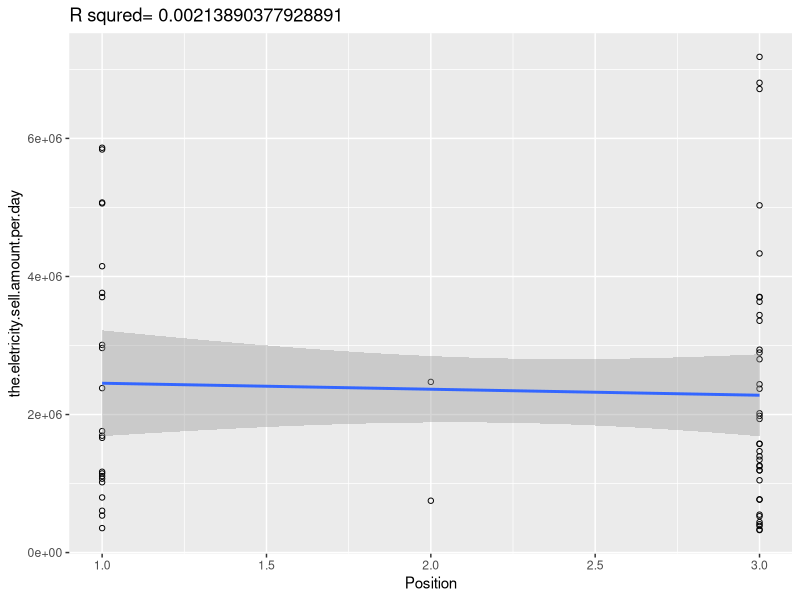
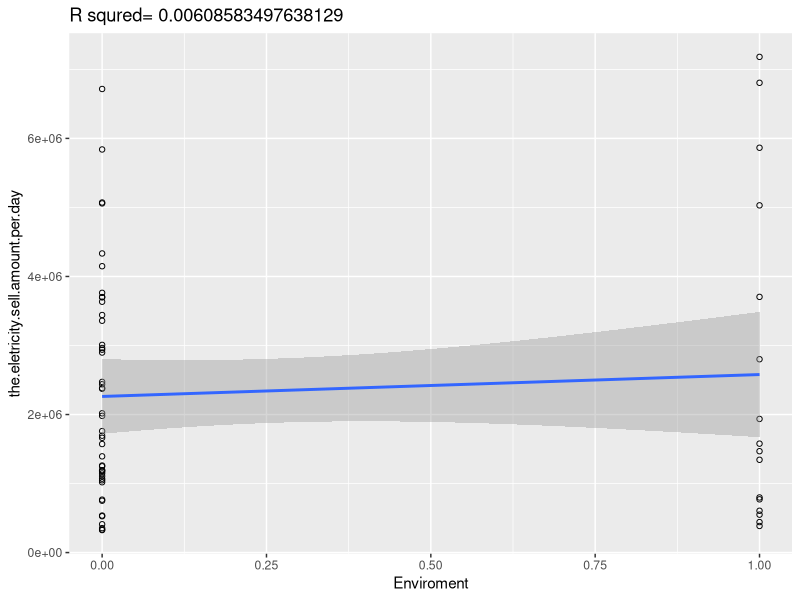
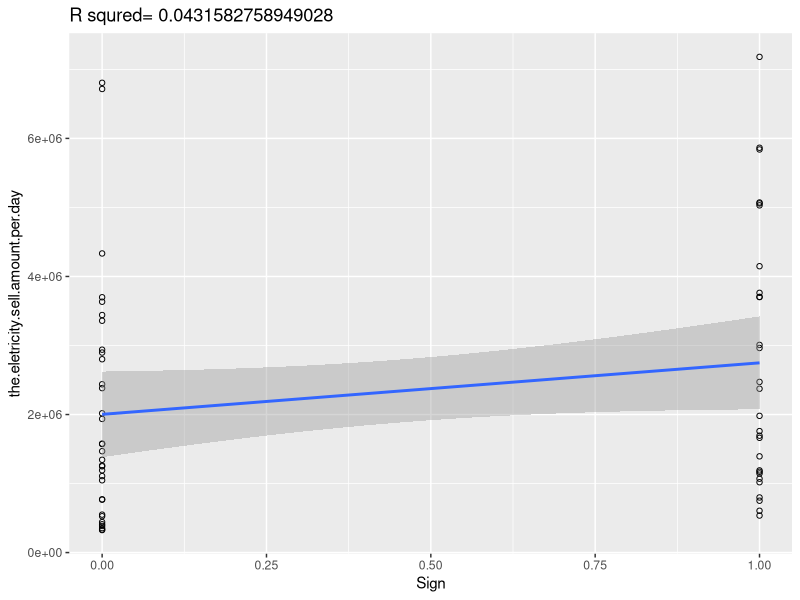
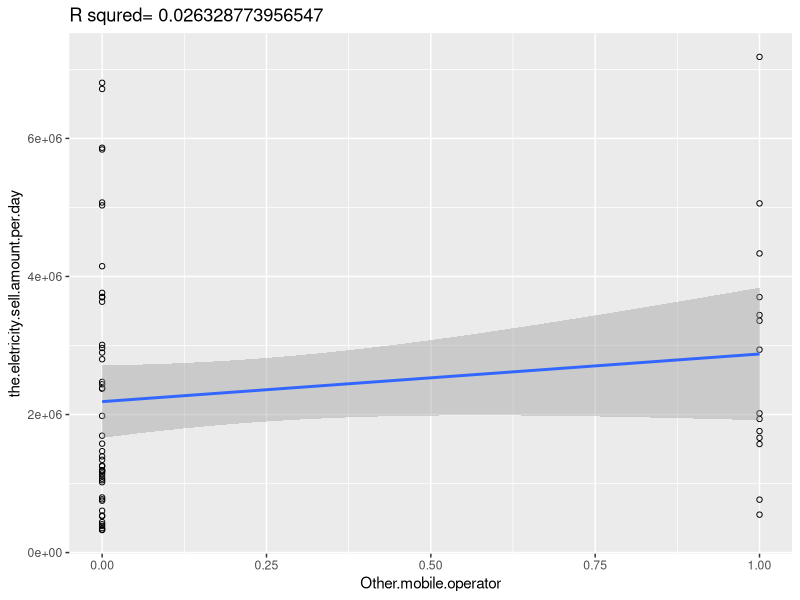
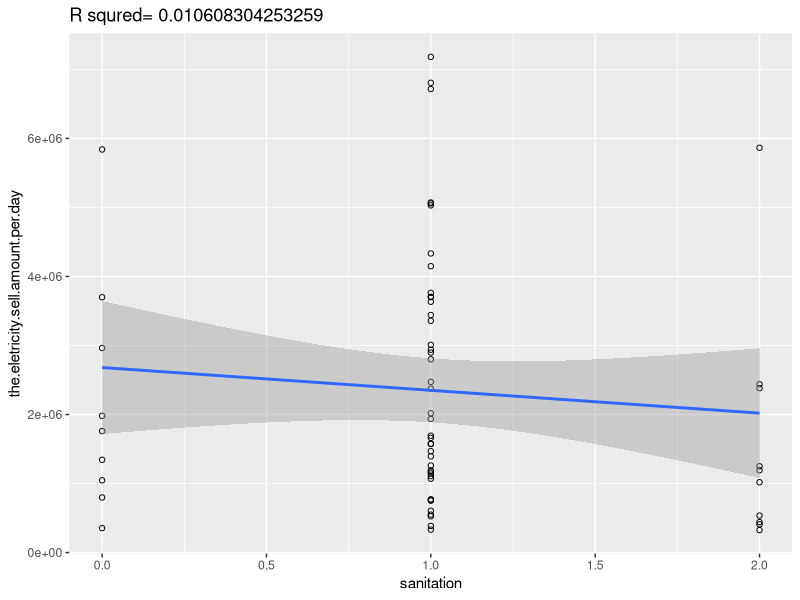
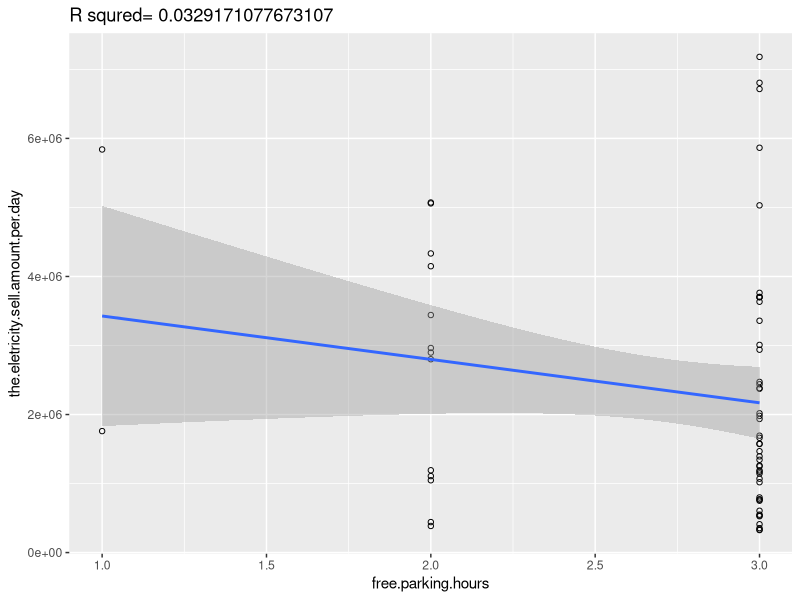
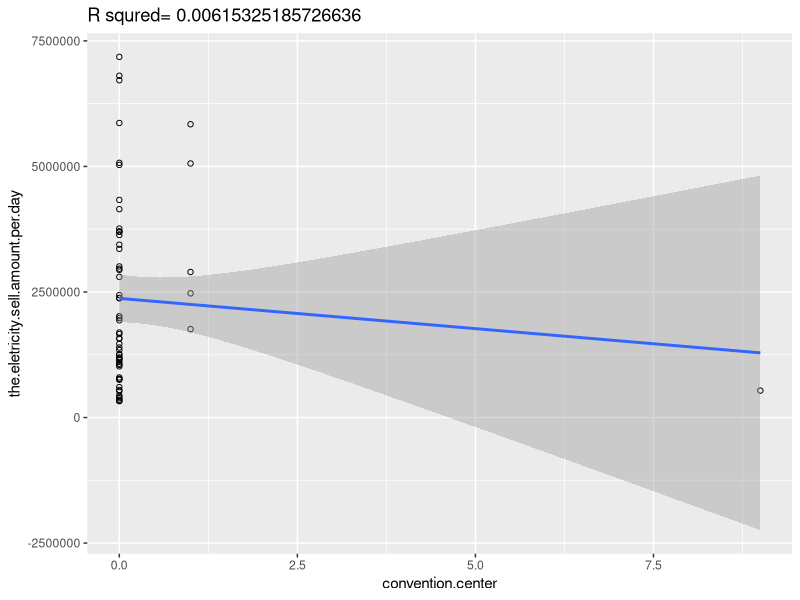
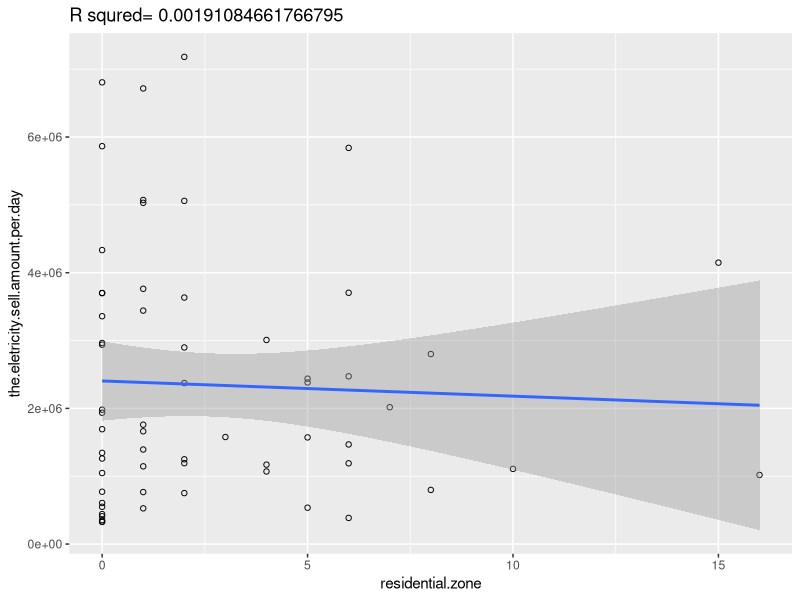

These charts were generated, in order, by the following R code:
library(ggplot2)
this.dir <- dirname(parent.frame(2)$ofile)
setwd(this.dir)
df=read.csv("mcmcforstudent.csv")
df = subset(df, select = -c(Convience,Nightime,China.Mobile,
                            China.United.Network,China.Telecommunications.Corporation) )#Single value
df = subset(df, select = -c(Daytime,theater) )#Single value
X=df[c(2:23)]
Y=df[24]
logy=log(Y)
col=colnames(X)
for (i in col)
{
  temp=ggplot(df,aes_string(x=i, y="the.eletricity.sell.amount.per.day")) +
  geom_point(shape=1) +    #
  geom_smooth(method=lm)
  fit=lm(Y$the.eletricity.sell.amount.per.day~X[[i]])
  temp=temp+labs(title=paste("R squred=",(summary(fit))$r.squared))
  ggsave(paste(i,".png"), plot = last_plot(),path = "./plot/",units='cm',width = 16, height = 9,dpi=500)
}